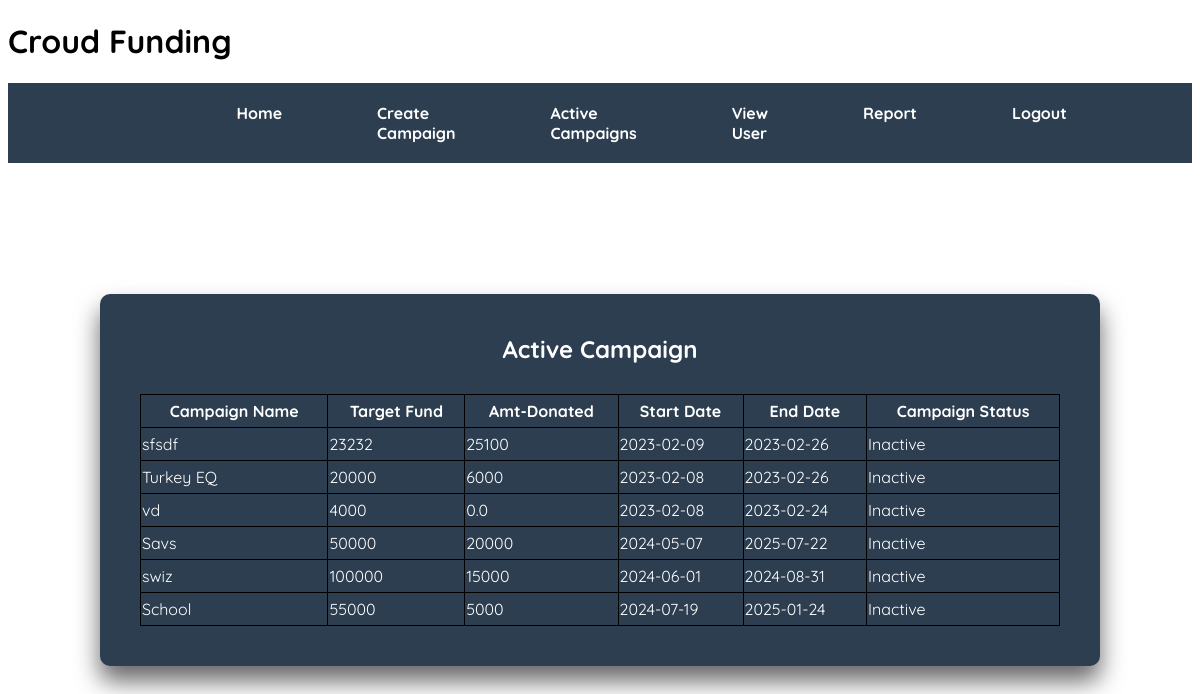
The page /activecamp on the database its author committed.
### fundapp/models.py (models this page shows, shortened)
class cretecampaign(models.Model):
    id=models.AutoField(primary_key=True)
    campname=models.CharField(max_length=50,null=False)
    eventname=models.CharField(max_length=50,null=False)
    goalfund=models.CharField(max_length=10,null=False)
    locn=models.CharField(max_length=50,null=False)
    start_date=models.CharField(max_length=100,null=False)
    end_date=models.CharField(max_length=100,null=False)
    camp_status=models.CharField(max_length=50,null=False)
    camp_totalamt=models.CharField(max_length=50,null=False)

### fundapp/views.py (the view)
# urls.py: path('activecamp', views.activecamp,name='activecamp'),
def activecamp(request):
    camp = cretecampaign.objects.all()
    context = {
        'camp': camp
    }
    return render(request, "fundapp/activecamp.html", context)

### fundapp/templates/fundapp/activecamp.html (shortened to what this page needs)
<!DOCTYPE html>
<html lang="en">
<head>
     {% load static %}
    <link rel="stylesheet" type="text/css" href="{% static 'css/entrystyle.css' %}">
  <link rel="stylesheet" type="text/css" href="{% static 'css/homestyle.css' %}">
</head>
<body>
<div class="headlabel" >  <h1>Croud Funding</h1> </div>
<div>
    <header class="logo" >
        <nav>
            <ul >
                <li><a href="/homepage" style="color: #fff;">Home</a></li>
                <li><a href="/createcamp" style="color: #fff;">Create Campaign</a></li>
                <li><a href="/activecamp" style="color: #fff;">Active Campaigns</a></li>
                <li><a href="/viewuser" style="color: #fff;">View User</a></li>
                <li><a href="/report" style="color: #fff;">Report</a></li>
                <li><a href="/Login" style="color: #fff;">Logout</a></li>
            </ul>
        </nav>
    </header>
    </div>
<div class="login-box">
  <h2>Active Campaign</h2>
  <form>
 <table style="width:100%">
  <tr>
    <th>Campaign Name</th>
    <th>Target Fund </th>
      <th>Amt-Donated</th>
    <th>Start Date</th>
      <th>End Date</th>
      <th>Campaign Status</th>
  </tr>
     {% for camp in camp %}
  <tr>
    <td>{{camp.campname}}</td>
    <td>{{camp.goalfund}}</td>
      <td>{{camp.camp_totalamt}}</td>
      <td>{{camp.start_date}}</td>
      <td>{{camp.end_date}}</td>
      <td>{{camp.camp_status}}</td>
  </tr>
 {% endfor %}
</table>
  </form>
</div>
</body>
</html>

### fundapp/static/css/entrystyle.css (style rules this page uses)
.login-box { position: absolute; top: 60%; left: 50%; width: 1000px; padding: 40px; transform: translate(-50%, -50%); background: #2C3E50; box-sizing: border-box; box-shadow: 0 15px 25px rgba(0,0,0,.6); border-radius: 10px; }
.login-box h2 { margin: 0 0 30px; padding: 0; color: #fff; text-align: center; }

### fundapp/static/css/homestyle.css (style rules this page uses)
body { font-family: 'Quicksand', sans-serif; }
a { text-decoration: none; }
li { list-style-type: none; }
header { display: flex; flex-direction: row; align-items: center; padding: 0px 10%; background-color: #2C3E50; justify-content: space-between; height: 80px; }
.logo { color: #fff; font-weight: 900; }
nav ul { display: flex; flex-direction: row; }
nav ul li { margin-left: 50px; margin-right: 5px; }
nav ul li a { color: #000; display: block; padding: 10px 20px; border-radius: 1px; }

### fundapp/templates/fundapp/activecamp.html (style rules this page uses)
table, th, td { border:1px solid black; height:30px; border-collapse: collapse; color:#fff; }

### rows shown on the page
cretecampaign: campname "sfsdf", goalfund "23232", camp_totalamt "25100", start_date "2023-02-09", end_date "2023-02-26", camp_status "Inactive"
cretecampaign: campname "Turkey EQ", goalfund "20000", camp_totalamt "6000", start_date "2023-02-08", end_date "2023-02-26", camp_status "Inactive"
cretecampaign: campname "vd", goalfund "4000", camp_totalamt "0.0", start_date "2023-02-08", end_date "2023-02-24", camp_status "Inactive"
cretecampaign: campname "Savs", goalfund "50000", camp_totalamt "20000", start_date "2024-05-07", end_date "2025-07-22", camp_status "Inactive"
cretecampaign: campname "swiz", goalfund "100000", camp_totalamt "15000", start_date "2024-06-01", end_date "2024-08-31", camp_status "Inactive"
cretecampaign: campname "School", goalfund "55000", camp_totalamt "5000", start_date "2024-07-19", end_date "2025-01-24", camp_status "Inactive"
